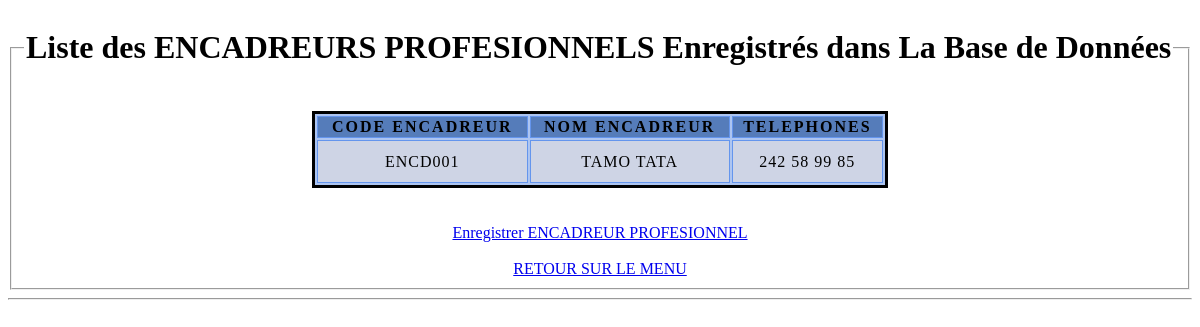
/ListedesEncadreurs.php, run on the app's committed database.
### tables this page shows
CREATE TABLE `encadreurprofesionnel` (
  `CODEENCADREURPROFESIONNEL` varchar(15) NOT NULL,
  `NOMENCADREURPROFESIONNEL` varchar(50) DEFAULT NULL,
  `TELEPHONEENCADREURPROFESIONNEL` varchar(50) DEFAULT NULL
);

### ListedesEncadreurs.php (the view, shortened to what this page needs)
<?php
	require_once('connexion.php');
		$resultat = $con->query("SELECT * FROM ENCADREURPROFESIONNEL");
?>
<!DOCTYPE HTML>
<html>
	<head>
		<link rel="stylesheet" type="text/css" href="Formulaire1.css">
	</head>
	<body><div><div><div>
				<fieldset><legend><div><H1>Liste des ENCADREURS PROFESIONNELS Enregistrés dans La Base de Données</H1></div></legend><br>
					<center><table border=2 cellspacing=2>
						<thead><tr>
								<th>CODE ENCADREUR</th>
								<th>NOM ENCADREUR</th>
								<th>TELEPHONES</th>
							</tr></thead>
						<tbody>
							<?php while($VBLETABLE=$resultat->fetch()){?>
								<tr>
									<td align="center"><?php echo $VBLETABLE['CODEENCADREURPROFESIONNEL'] ?></td>
									<td><?php echo $VBLETABLE['NOMENCADREURPROFESIONNEL'] ?></td>
									<td><?php echo $VBLETABLE['TELEPHONEENCADREURPROFESIONNEL'] ?></td>
										<?php } ?>
									</tr>
						</tbody></table><br><br><a href="AjouterUnEncadreurPro.php">Enregistrer ENCADREUR PROFESIONNEL</a><br><br>
						<a href="index.php">RETOUR SUR LE MENU</a>
					</center></fieldset><hr></div></div></div>
	</body>
</html>

### Formulaire1.css (style rules this page uses)
table { background-color: #adc5f1; border: medium solid #000000; width: 50%; }
th { letter-spacing: 2px; border: thin solid #6495ed; background-color : #557CBA; }
td { letter-spacing: 1px; border: thin solid #6495ed; background-color : #CED4E5; padding: 0.7em; text-align: center; }

### data on the page
encadreurprofesionnel: CODEENCADREURPROFESIONNEL "ENCD001", NOMENCADREURPROFESIONNEL "TAMO TATA", TELEPHONEENCADREURPROFESIONNEL "242 58 99 85"
